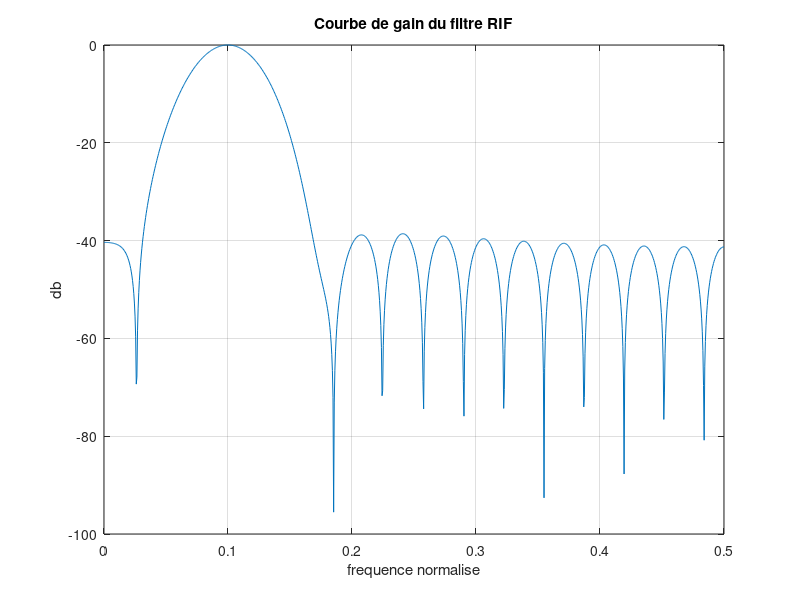

This chart was generated by the following MATLAB code:
load signal04
sound(x)

v0 = 0.1;

vc1=0.9*v0;
vc2=1.1*v0;

Q=30;

h = fir1(Q,2*[vc1 vc2]);
v = linspace(0,0.5,1000);
w = 2*pi*v;
H = freqz(h,1,w);
Hm = abs(H);

Hm = 20*log10(Hm);
figure
plot(v,Hm)
grid
xlabel('frequence normalise')
ylabel('db')
title('Courbe de gain du filtre RIF')